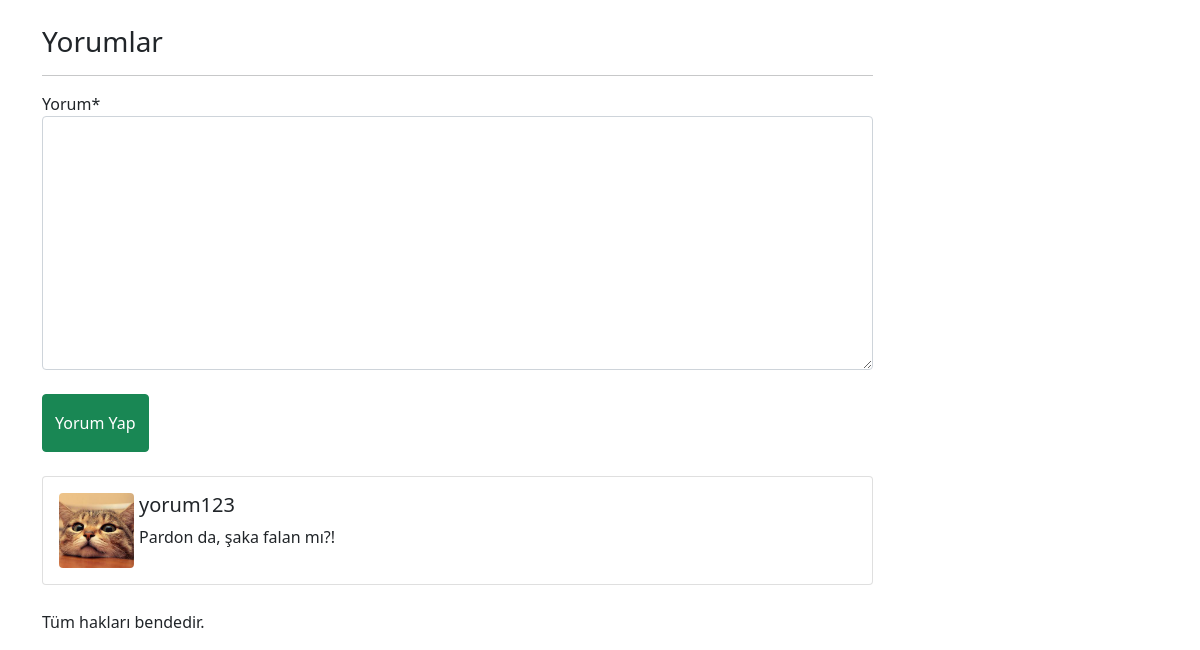
The page /detay/boyle-bir-skor-tarihte-yok (signed in, lower part) on the database as committed earlier.
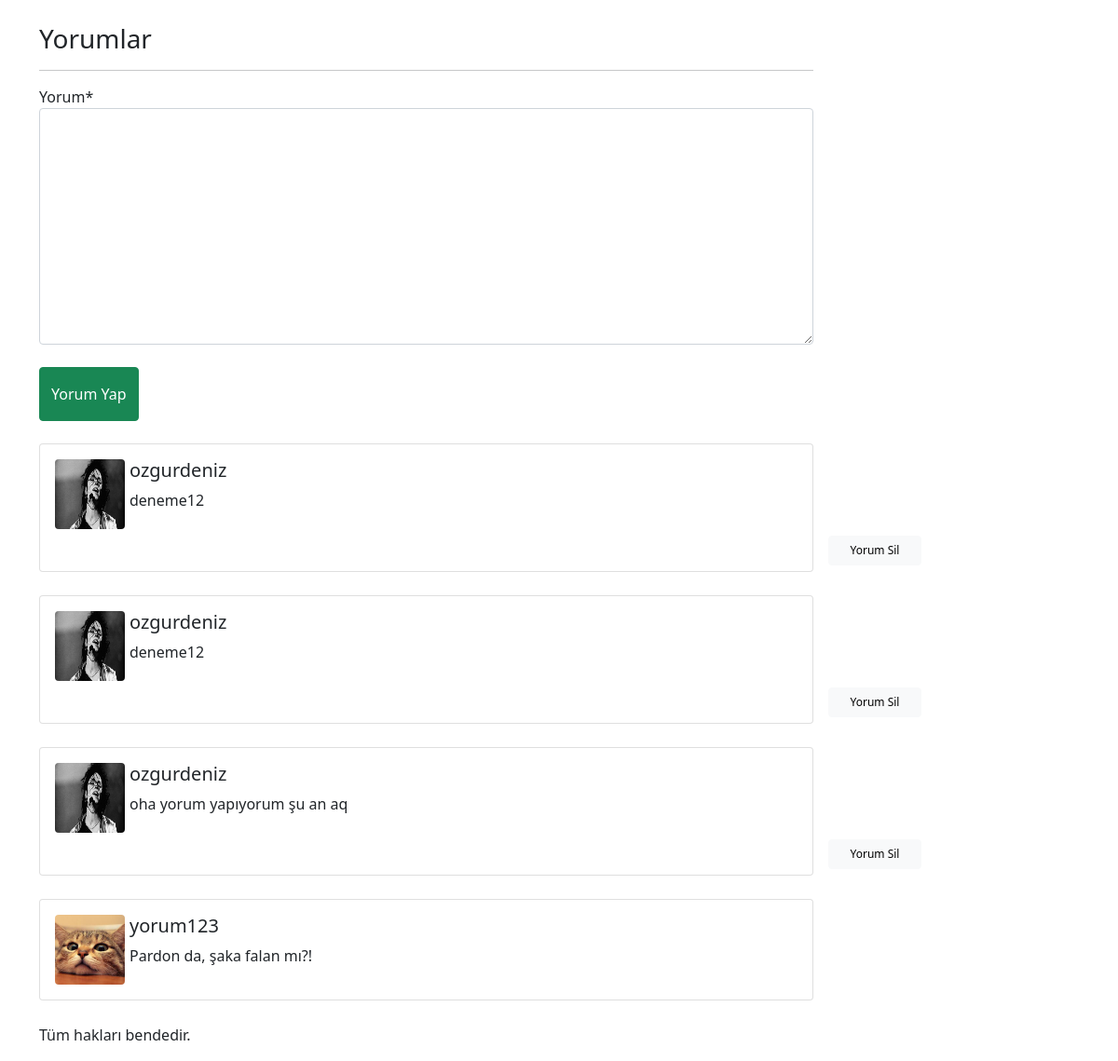
The same page on the database as committed later.
### blog/models/yorum.py (models this page shows, shortened)
class YorumModel(DateTimeAbstractModel):
    yazan = models.ForeignKey('account.CustomUserModel', on_delete=models.CASCADE, related_name='yorum')
    yazi = models.ForeignKey(YazilarModel, on_delete=models.CASCADE, related_name='yorumlar')
    yorum = models.TextField()
    class Meta:
        db_table  = "Yorum"
        verbose_name = "Yorum"
        verbose_name_plural = "Yorumlar"

### account/models.py (models this page shows)
class CustomUserModel(AbstractUser):
    avatar = models.ImageField(upload_to = "avatar/", blank = True, null= True)
    class Meta:
        db_table = 'user'
        verbose_name = 'Kullanıcı'
        verbose_name_plural = "Kullanıcılar"
    def __str__(self):
        return self.username

### blog/views/detay.py (the view, shortened to what this page needs)
# urls.py: path('detay/<slug:slug>', detay, name='detay'),
def detay(request,slug):
    yazi = get_object_or_404(YazilarModel, slug=slug)
    yorumlar = yazi.yorumlar.order_by('-id')
    yorum_ekle_form = YorumEkleModelForm()
    return render(request, 'pages/detay.html', context={
        "yazi" : yazi,
        "yorumlar" : yorumlar,
        "yorum_ekle_form" : yorum_ekle_form
    })

### blog/forms/yorum_ekle.py
class YorumEkleModelForm(forms.ModelForm):
    class Meta:
        model = YorumModel
        fields = ('yorum',)

### blog/templatetags/kategori_list.py (called while the page is built)
@register.simple_tag #fonksiyonu kayıt etmek için decorator
def kategori_list():
    kategoriler = KategoriModel.objects.all()
    return kategoriler

### blog/templates/pages/detay.html (shortened to what this page needs)
{% extends 'base.html' %}
{% load static %}
{% load crispy_forms_tags %}
{%block content%}
<h3 style="margin-top: 75px; margin-bottom: 15px;">Yorumlar</h3>
<hr>
{%if request.user.is_authenticated%}
<form action="" method="POST">
  {{yorum_ekle_form | crispy}}
  <input type="submit" value="Yorum Yap" class="btn btn-success pt-3 pb-3 mb-4 mt-4" >
</form>
{%else%}
<p>Yorum yapmak için üye girişi yapınız.</p>
{%endif%}
{%for yorum in yorumlar%}
<div class="card" style="margin-bottom: 25px;">
    <div class="card-body" style="display: flex; flex-direction: row;">
        <div>
           {% if yorum.yazan.avatar %}
           <img src="{{yorum.yazan.avatar.url}}" class="rounded" class = "pt-4" width="75px" height="75px"
           style="margin-right: 5px;">
           {%else%}
           <img src="{% static 'img/avatar.jpg' %}" class="rounded" class = "pt-4" width="75px" height="75px"
           style="margin-right: 5px;">
            {%endif%}
        </div>
        <div>
            <h5 class="card-title">{{yorum.yazan}}</h5>
            <p class="card-text">{{yorum.yorum}}</p>
            {%if yorum.yazan == request.user or yorum.yazi.yazar == request.user%}
            <a href="{% url 'yorum-sil' id=yorum.id %}" class="btn btn-light card-text"
            style="width: 100px;
            position: relative;
            left: 750px;
            top: 10px;
            font-size: 12px;">
              Yorum Sil
            </a>
           {%endif%}
        </div>
    </div>
</div>
{% empty %}
<h4>There is no commet for this content.</h4>
{%endfor%}
{%endblock%}

### templates/base.html (shortened to what this page needs)
{% load static %}
<!doctype html>
<html lang="en">
  <head>
    <link href="{% static  'css/bootstrap.min.css'%}" rel="stylesheet">
    <link rel="stylesheet" href="{%static 'css/anasayfa.css'%}">
    <link rel="stylesheet" href="{%static 'css/custom.css'%}">
    <link rel="stylesheet" href="https://pro.fontawesome.com/releases/v5.10.0/css/all.css"/>
  </head>
  <body>
    <div class="container mt-4">
      <div class="row">
        <div class="col-sm-9">
            {%block content%}
            {%endblock %}
        </div>
        {%include 'components/sidebar.html'%}
      </div>
     {%include 'components/footer.html'%}
    </div>
  </body>
</html>

### templates/components/navbar.html (shortened to what this page needs)
{% load kategori_list %}

### templates/components/sidebar.html (shortened to what this page needs)
<div class="col-sm-3">
  </div>

### templates/components/footer.html
<div class="row">
    <div class="col-12">
      <p>Tüm hakları bendedir.</p>
    </div>
  </div>

Rows that differ between the two databases and show on the page:
added YorumModel: yazan.avatar (picture), yazan "ozgurdeniz", yorum "deneme12", shows "Yorum Sil"
added YorumModel: yazan.avatar (picture), yazan "ozgurdeniz", yorum "deneme12", shows "Yorum Sil"
added YorumModel: yazan.avatar (picture), yazan "ozgurdeniz", yorum "oha yorum yapıyorum şu an aq", shows "Yorum Sil"
